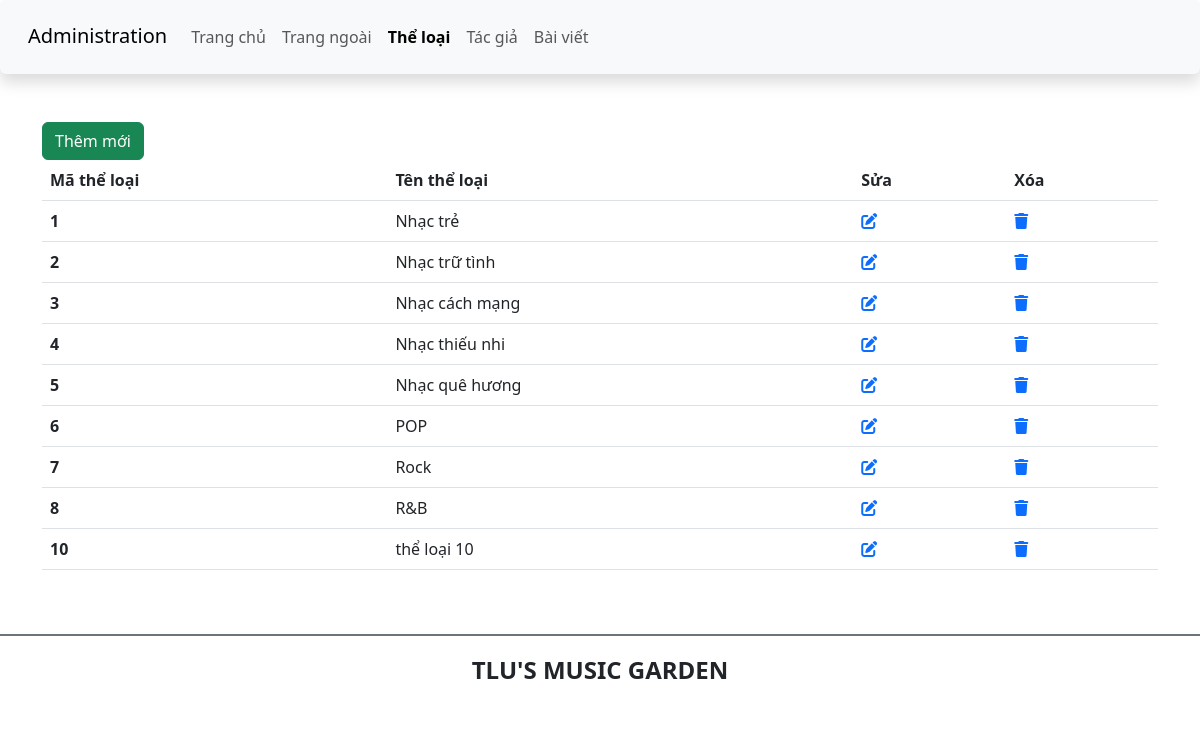
Page /src/btth01/category.php on the earlier database version.
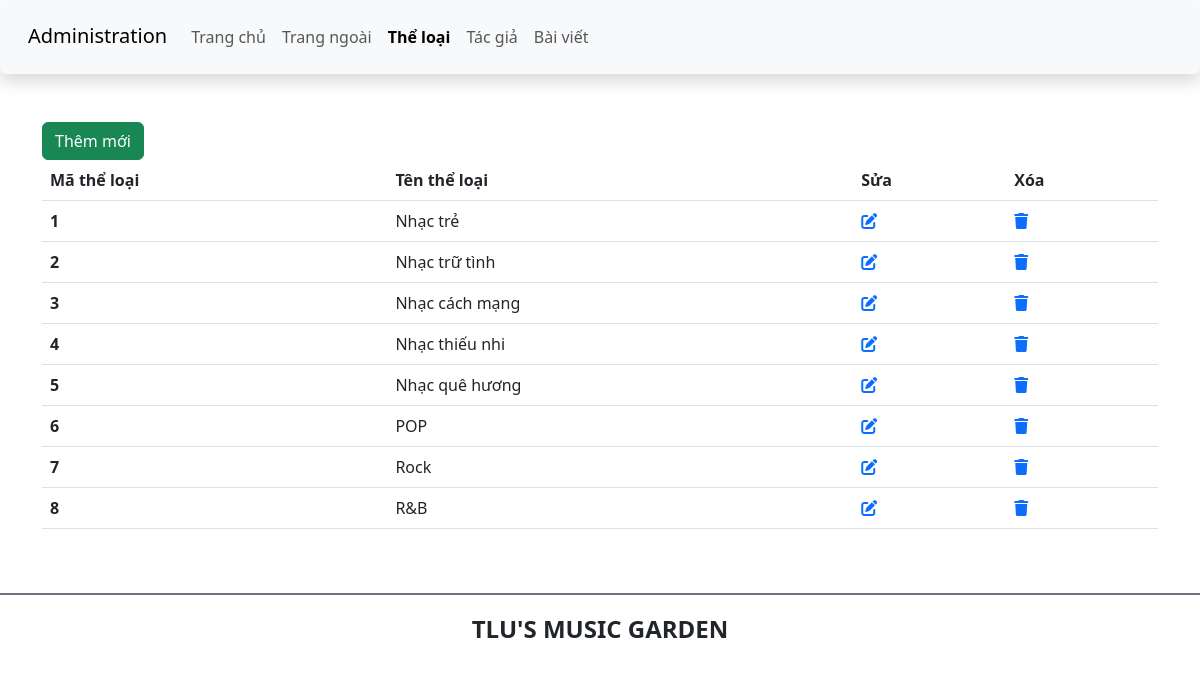
Same page on the later database version.
### tables this page shows
CREATE TABLE `theloai` (
  `ma_tloai` int(10) UNSIGNED NOT NULL,
  `ten_tloai` varchar(50) NOT NULL
);

### src/btth01/category.php (the view, shortened to what this page needs)
<?php
    require"condb.php";
?>
<!DOCTYPE html>
<html lang="en">
<head>
    <link href="https://cdn.jsdelivr.net/npm/bootstrap@5.3.0-alpha1/dist/css/bootstrap.min.css" rel="stylesheet">
    <link rel="stylesheet" href="https://cdnjs.cloudflare.com/ajax/libs/font-awesome/6.3.0/css/all.min.css" />
    <link rel="stylesheet" href="css/style_login.css">
</head>
<body>
    <header>
        <nav class="navbar navbar-expand-lg bg-body-tertiary shadow p-3 bg-white rounded">
            <div class="container-fluid">
                <div class="h3">
                    <a class="navbar-brand" href="#">Administration</a>
                </div>
                <div class="collapse navbar-collapse" id="navbarSupportedContent">
                <ul class="navbar-nav me-auto mb-2 mb-lg-0">
                    <li class="nav-item">
                        <a class="nav-link" aria-current="page" href="./">Trang chủ</a>
                    </li>
                    <li class="nav-item">
                        <a class="nav-link" href="../index.php">Trang ngoài</a>
                    </li>
                    <li class="nav-item">
                        <a class="nav-link active fw-bold" href="category.php">Thể loại</a>
                    </li>
                    <li class="nav-item">
                        <a class="nav-link" href="author.php">Tác giả</a>
                    </li>
                    <li class="nav-item">
                        <a class="nav-link" href="article.php">Bài viết</a>
                    </li>
                </ul>
                </div>
            </div>
        </nav>
    </header>
    <main class="container mt-5 mb-5">
        <div class="row">
            <div class="col-sm">
                <a href="add_category.php" class="btn btn-success">Thêm mới</a>
                <table class="table">
                    <thead>
                        <tr>
                            <th scope="col">Mã thể loại</th>
                            <th scope="col">Tên thể loại</th>
                            <th>Sửa</th>
                            <th>Xóa</th>
                        </tr>
                    </thead>
                    <tbody>
                        <?php
                            $sql = "select * from theloai";
                            $qr = mysqli_query($conn,$sql);
                            while($row = mysqli_fetch_array($qr)){
                        ?>
                        <tr>
                            <th scope="row"><?php echo $row['ma_tloai']; ?></th>
                            <td><?php echo $row['ten_tloai']; ?></td></td>
                            <td>
                                <a href="edit_category.php?id=<?php echo $row['ma_tloai']; ?>"><i class="fa-solid fa-pen-to-square"></i></a>
                            </td>
                            <td>
                                <a href="delete_category.php?id=<?php echo $row['ma_tloai']; ?>"><i class="fa-solid fa-trash"></i></a>
                            </td>
                        </tr>
                        <?php
                            }
                        ?>
                    </tbody>
                </table>
            </div>
        </div>
    </main>
    <footer class="bg-white d-flex justify-content-center align-items-center border-top border-secondary  border-2" style="height:80px">
        <h4 class="text-center text-uppercase fw-bold">TLU's music garden</h4>
    </footer>
</body>
</html>

Differences in the rows shown:
removed theloai: ma_tloai "10", ten_tloai "thể loại 10"
